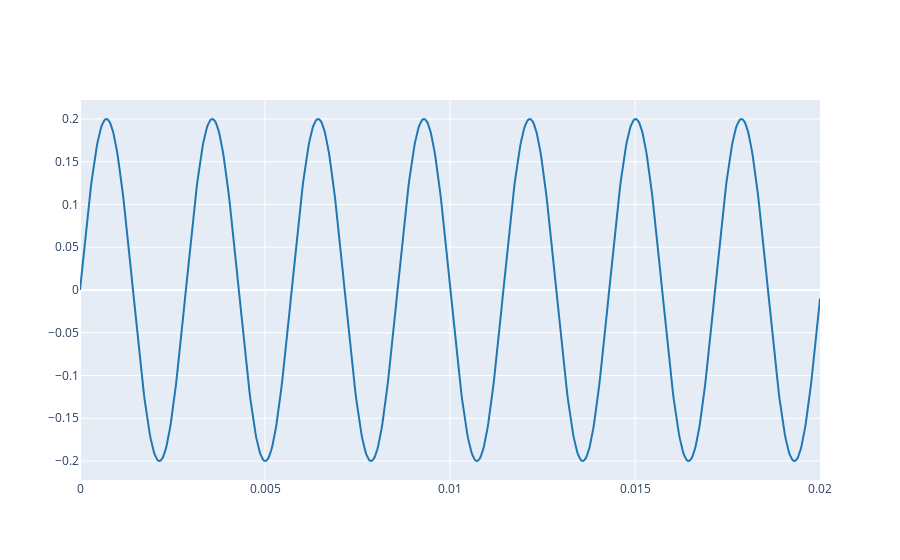

The cell this chart's notebook holds for it:
### Markdown cell above
2.1. Define a complex exponential with the same parameters that those from Lab 1 (Ex 3.1) and plot the real part.

### Code cell
# Write the code here
fs = 44100
f0 = 350.0
A  = 0.2
phi = -np.pi/2
T  = 1.0 / f0
t  = np.arange(0, 0.02, 1/fs)   # 0.02s captures several cycles

x = A * np.exp(1j * (2 * np.pi * f0 * t + phi))
x_real = np.real(x)

plot_signals([x_real], fs, name=['real part of x(t)'])

### Figure 1 — Plotly figure (JSON) as saved in the notebook; plotly's stock layout.template omitted (floating-point values rounded to 4 significant figures; data arrays with more than 128 entries replaced by an {"elided": "..."} marker saying what was removed)
{"data": [{"line": {"color": "#1f77b4", "shape": "linear"}, "mode": "lines", "name": "real part of x(t)", "type": "scatter", "x": {"elided": "882 float values"}, "y": {"elided": "882 float values"}}], "layout": {}}
